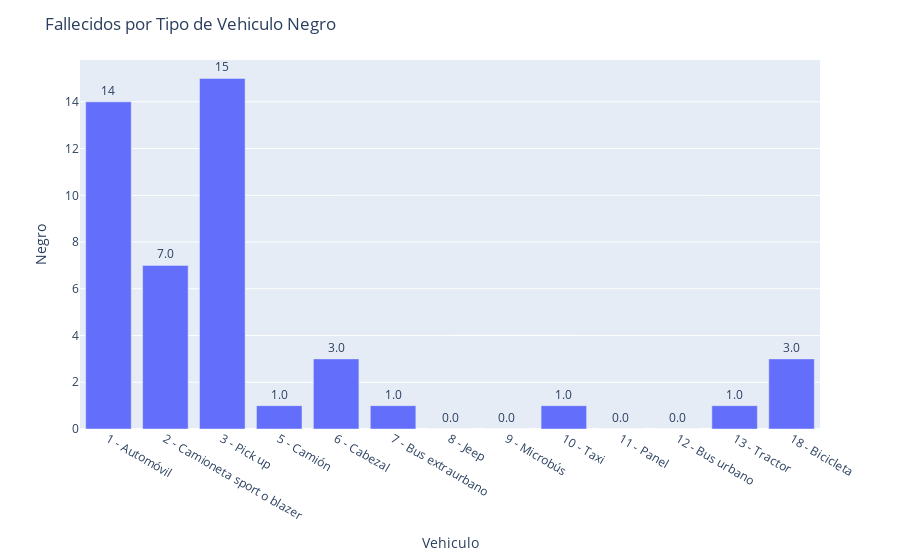

Notebook code cell kept with this figure:
### Code cell
fig = px.bar(datos, y='Negro', x='Vehiculo', text='Negro')
fig.update_traces(texttemplate='%{text:.2s}', textposition='outside')
fig.update_layout(title='Fallecidos por Tipo de Vehiculo Negro',uniformtext_minsize=8, uniformtext_mode='hide')
fig.show()

### Figure 1 — Plotly figure (JSON) as saved in the notebook; plotly's stock layout.template omitted (floating-point values rounded to 4 significant figures)
{"data": [{"alignmentgroup": "True", "hoverlabel": {"namelength": 0}, "hovertemplate": "Vehiculo=%{x}<br>Negro=%{text}", "legendgroup": "", "marker": {"color": "#636efa"}, "name": "", "offsetgroup": "", "orientation": "v", "showlegend": false, "text": [14, 7, 15, 1, 3, 1, 0, 0, 1, 0, 0, 1, 3], "textposition": "outside", "texttemplate": "%{text:.2s}", "type": "bar", "x": ["1 - Automóvil", "2 - Camioneta sport o blazer", "3 - Pick up", "5 - Camión", "6 - Cabezal", "7 - Bus extraurbano", "8 - Jeep", "9 - Microbús", "10 - Taxi", "11 - Panel", "12 - Bus urbano", "13 - Tractor", "18 - Bicicleta"], "xaxis": "x", "y": [14, 7, 15, 1, 3, 1, 0, 0, 1, 0, 0, 1, 3], "yaxis": "y"}], "layout": {"barmode": "relative", "legend": {"tracegroupgap": 0}, "margin": {"t": 60}, "title": {"text": "Fallecidos por Tipo de Vehiculo Negro"}, "uniformtext": {"minsize": 8, "mode": "hide"}, "xaxis": {"anchor": "y", "domain": [0, 1], "title": {"text": "Vehiculo"}}, "yaxis": {"anchor": "x", "domain": [0, 1], "title": {"text": "Negro"}}}}
